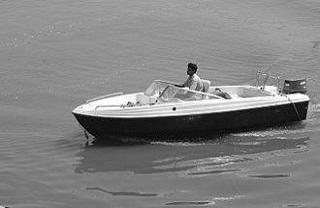
#> input picture Computer Vision/images/boat.jpg, 320 x 208 px
$ python HW4.py
#> lines starting #> are read from the running program, lines starting #| are printed output that depends on the picture; long printed decimals are rounded
import cv2 as cv
import numpy as np


def MSE(img, img_reconstructed):
    mse = np.mean((img - img_reconstructed) ** 2)
    return mse


def cv_show(name, img):
    cv.imshow(name, img)
    cv.waitKey(0)
    cv.destroyAllWindows()


path = './images/boat.jpg'
boat = cv.imread(path, cv.IMREAD_GRAYSCALE)
#> boat is the input picture: shape (208, 320); min 0, max 255, mean 129.9
size = 16
top = 10

boat_array = np.array(boat).astype(dtype='float')  # (208, 320)
blocks = []  # 1040

# divide image into 1040 blocks
for i in range(0, len(boat_array), size):
    for j in range(0, len(boat_array[0]), size):
        block = boat_array[i:i + size, j:j + size]
        block = np.array(block)
        blocks.append(block)
#> this loop made 13 passes
#> i on passes 2 to 13: 16, 32, 48, 64, 80, 96, 112, 128, 144, 160, 176, 192
#> after the loop, blocks = 260 items

# DCT
for i in range(len(blocks)):
    block = blocks[i]
    block = cv.dct(block)  # DCT
    # block = np.fft.fft2(block)  # DFT

    block = block.reshape(size ** 2)
    block_sort = np.sort(block)

    # pick top 10 numbers
    for j in range(len(block)):
        if block[j] < block_sort[-top:][0]:
            block[j] = 0

    block = block.reshape(size, size)
    block = cv.idct(block)  # IDCT
    # block = np.fft.ifft2(block)  # IDFT
    blocks[i] = block


# reconstruct
k = 0
boat_reconstructed = np.ones((208, 320))
for i in range(0, len(boat_reconstructed), size):
    for j in range(0, len(boat_reconstructed[0]), size):
        boat_reconstructed[i:i + size, j:j + size] = blocks[k]
        k += 1
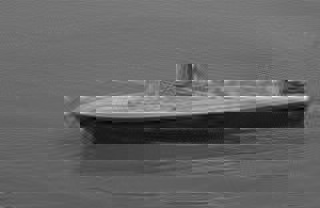
#> boat_reconstructed: shape (208, 320) float64; min -19.59, max 354.5, mean 129.9; drawn with min black and max white
#> after the loop, k = 260
boat_reconstructed = boat_reconstructed.astype("int")
cv.imwrite('./images/boat_reconstructed.jpg', boat_reconstructed)
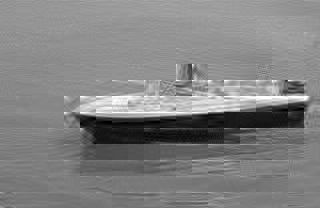
#> saved as boat_reconstructed.jpg: shape (208, 320); min 0, max 255, mean 129.4
print("MSE of the reconstructed image:", MSE(boat_array, boat_reconstructed))
#> in MSE, `mse = np.mean((img - img_reconstructed) ** 2)`: mse = 253.7
#| MSE of the reconstructed image: 253.696
